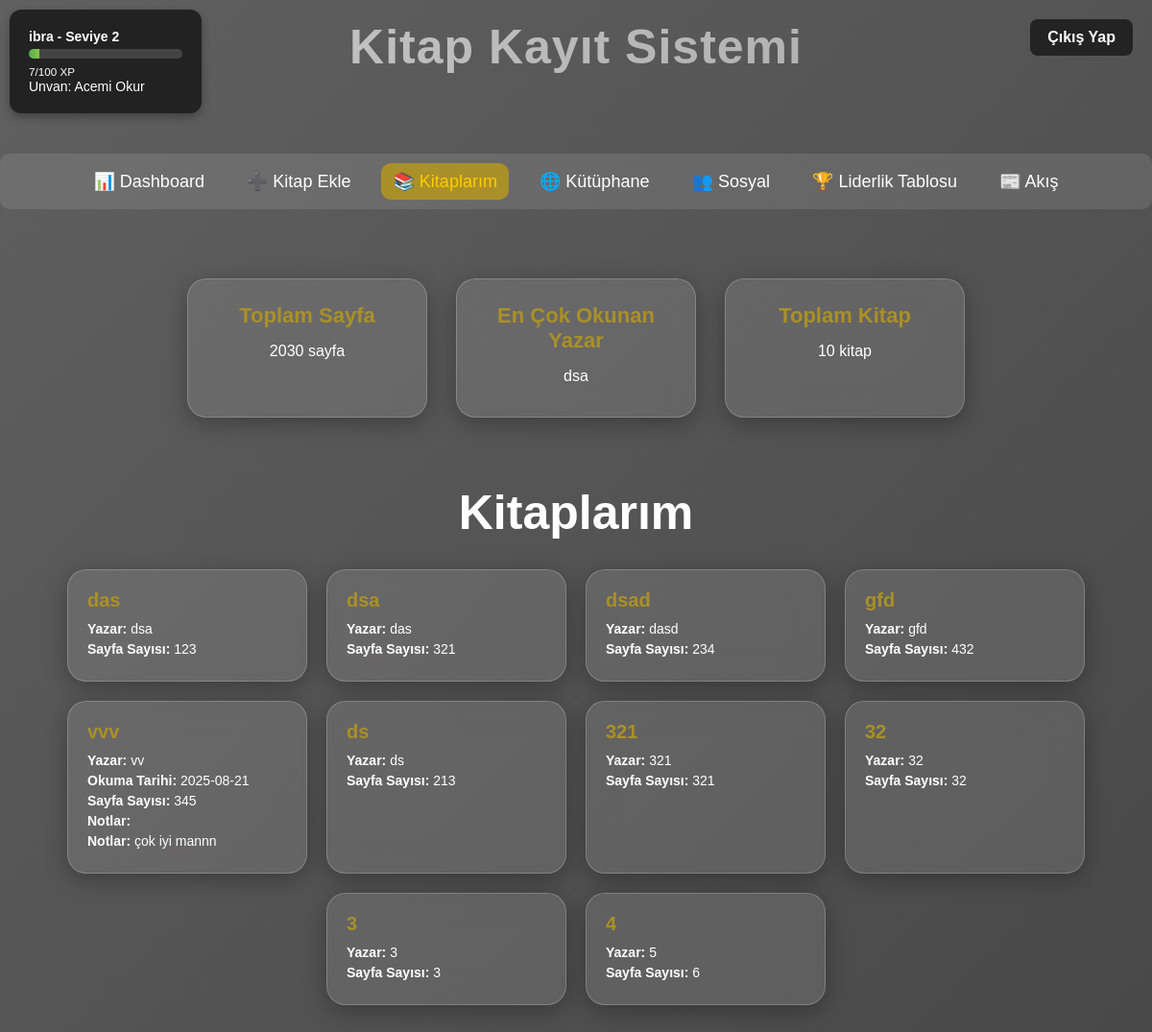
Screenshot of /my_books (signed in) with the database file from the repository.
### tables this page shows
CREATE TABLE users (
            id INTEGER PRIMARY KEY AUTOINCREMENT,
            username TEXT UNIQUE NOT NULL,
            password TEXT NOT NULL,
            email TEXT,
            xp INTEGER DEFAULT 0,
            level INTEGER DEFAULT 1,
            created_at TEXT DEFAULT CURRENT_TIMESTAMP
        );

CREATE TABLE books (
            id INTEGER PRIMARY KEY AUTOINCREMENT,
            user_id INTEGER NOT NULL,
            title TEXT NOT NULL,
            author TEXT NOT NULL,
            read_date TEXT,
            page INTEGER,
            created_at TEXT DEFAULT CURRENT_TIMESTAMP,
            FOREIGN KEY(user_id) REFERENCES users(id) ON DELETE CASCADE
        );

CREATE TABLE notes (
            id INTEGER PRIMARY KEY AUTOINCREMENT,
            book_id INTEGER NOT NULL,
            user_id INTEGER NOT NULL,
            note TEXT,
            created_at TEXT DEFAULT CURRENT_TIMESTAMP,
            FOREIGN KEY(book_id) REFERENCES books(id) ON DELETE CASCADE,
            FOREIGN KEY(user_id) REFERENCES users(id) ON DELETE CASCADE
        );

### app.py (the view)
@app.route("/my_books")
def my_books():
    if "user_id" not in session:
        flash("⚠️ Lütfen giriş yapın!", "error")
        return redirect(url_for("index"))
    user_box = get_user_box_data(session["user_id"])
    user_id = session["user_id"]
    conn = get_connection()
    cursor = conn.cursor()
    cursor.execute("SELECT id, title, author, read_date, page FROM books WHERE user_id=?", (user_id,))
    books_rows = cursor.fetchall()
    books_list = []
    for book in books_rows:
        book_id, title, author, read_date, page = book
        cursor.execute("SELECT note FROM notes WHERE book_id=? AND user_id=?", (book_id, user_id))
        notes = [n[0] for n in cursor.fetchall()]
        notes_text = ' '.join(notes) if notes else ''
        books_list.append({
            "id": book_id,
            "title": title,
            "author": author,
            "read_date": read_date,
            "page": page,
            "notes": notes_text
        })
    total_pages = sum([book["page"] for book in books_list if book["page"]])
    authors = [book["author"] for book in books_list]
    most_read_author = max(set(authors), key=authors.count) if authors else "Yok"
    total_books = len(books_list)
    conn.close()
    return render_template("mybooks.html",
                           user_box=user_box,
                           books=books_list,
                           total_pages=total_pages,
                           most_read_author=most_read_author,
                           total_books=total_books)

### app.py (called while the page is built)
def get_user_box_data(user_id):
    conn = get_connection()
    cursor = conn.cursor()
    cursor.execute("SELECT username, xp, level FROM users WHERE id=?", (user_id,))
    row = cursor.fetchone()
    conn.close()
    if not row:
        return {"username": "Bilinmiyor", "xp": 0, "level": 1, "progress": 0, "user_id": user_id}
    username, xp, level = row
    progress = (xp % 100) / 100 * 100
    return {"username": username, "xp": xp, "level": level, "progress": progress, "user_id": user_id}

### database.py (called while the page is built)
def get_connection():
    return sqlite3.connect(DB_NAME)

### templates/mybooks.html (shortened to what this page needs)
<!DOCTYPE html>
<html lang="tr">
<head>
    <link rel="stylesheet" href="{{ url_for('static', filename='style.css') }}">
</head>
<body>
    <div class="user-box">
    <div class="level-box">
        <p><strong>{{ user_box.username }} - Seviye {{ user_box.level }}</strong></p>
        <div class="progress-bar">
            <div class="progress" id="progressBar"></div>
        </div>
        <small>{{ user_box.xp % 100 }}/100 XP</small>
        {% set titles = ['Acemi Okur', 'Kitap Kurdu', 'Usta Okur', 'Bilge Okur', 'Efsane Okur'] %}
        {% set title_index = ((user_box.level - 1) // 5) %}
        <p>Unvan: {{ titles[title_index if title_index < titles|length else -1] }}</p>
    </div>
</div>
    <a href="/logout" class="logout-btn">Çıkış Yap</a>
    <h1 class="page-title">Kitap Kayıt Sistemi</h1>
    <div class="tabs">
        <a href="/dashboard" class="tab-link">📊 Dashboard</a>
        <a href="/add_book" class="tab-link">➕ Kitap Ekle</a>
        <a href="/my_books" class="tab-link active">📚 Kitaplarım</a>
        <a href="/library" class="tab-link">🌐 Kütüphane</a>
        <a href="/social" class="tab-link">👥 Sosyal</a>
        <a href="/leaderboard" class="tab-link">🏆 Liderlik Tablosu</a>
        <a href="/feed" class="tab-link">📰 Akış</a>
    </div>
     <br><br><br><br>
    <div class="stats-card-wrapper">
        <div class="stats-card">
            <h3>Toplam Sayfa</h3>
            <p>{{ total_pages }} sayfa</p>
        </div>
        <div class="stats-card">
            <h3>En Çok Okunan Yazar</h3>
            <p>{{ most_read_author }}</p>
        </div>
        <div class="stats-card">
            <h3>Toplam Kitap</h3>
            <p>{{ total_books }} kitap</p>
        </div>
    </div>
    <div class="mybooks-wrapper">
        <h2 style="font-size: 50px;">Kitaplarım</h2>
        <div class="books-container">
            {% if books %}
                {% for book in books %}
                    <div class="book-card">
                        <h3>{{ book.title }}</h3>
                        <p><strong>Yazar:</strong> {{ book.author }}</p>
                        {% if book.read_date %}<p><strong>Okuma Tarihi:</strong> {{ book.read_date }}</p>{% endif %}
                        {% if book.page %}<p><strong>Sayfa Sayısı:</strong> {{ book.page }}</p>{% endif %}
                        {% if book.notes %}
    <p><strong>Notlar:</strong></p>
    <ul>
        {% if book.notes %}
    <p><strong>Notlar:</strong> {{ book.notes }}</p>
{% endif %}
    </ul>
{% endif %}
                    </div>
                {% endfor %}
            {% else %}
                <p style="text-align:center;">Henüz kitap eklenmemiş.</p>
            {% endif %}
        </div>
    </div>
</body>
</html>

### static/style.css (style rules this page uses)
* { margin: 0; padding: 0; box-sizing: border-box; font-family: "Poppins", sans-serif; }
body { height: 100%; display: block; background: linear-gradient(-45deg,#191919, #313131, #616060); background-size: 400% 400%; animation: gradientBG 10s ease infinite; padding-top: 160px; }
.page-title { position: absolute; top: 20px; width: 100%; text-align: center; font-size: 50px; font-weight: 800; letter-spacing: 1px; background: linear-gradient(-45deg,#434343, #848484, #cbcbcb); background-size: 400% 400%; -webkit-background-clip: text; -webkit-text-fill-color: transparent; animation: gradientBG 12s ease infinite, titleFade 1.5s ease-in-out; }
.logout-btn { position: absolute; top: 20px; right: 20px; background: #232323; color: white; padding: 14px 24px; border-radius: 8px; text-decoration: none; font-weight: bold; font-size: 16px; display: inline-block; transition: 0.3s; z-index: 9999; }
.tabs { display: flex !important; justify-content: center !important; align-items: center; gap: 20px !important; margin: 0px auto !important; background: rgba(255, 255, 255, 0.1); padding: 10px 20px !important; border-radius: 10px !important; }
.tab-link { color: #fff; text-decoration: none; font-size: 18px; padding: 8px 12px; border-radius: 10px; transition: background 0.3s; }
.tab-link.active, .tab-link:hover { background-color: #aa9028; color: #2B2A2A; }
.tab-link.active { color: #ffcc00; }
.user-box { position: fixed; top: 10px; left: 10px; background: #222; color: #fff; padding: 20px; border-radius: 12px; width: 200px; box-shadow: 0 4px 10px rgba(0,0,0,0.3); z-index: 999; font-size: 14px; }
.progress-bar { background: #444; border-radius: 8px; overflow: hidden; height: 10px; margin: 5px 0; }
.progress { background: linear-gradient(90deg, #4caf50, #8bc34a); height: 10px; }

### templates/mybooks.html (style rules this page uses)
.mybooks-wrapper { max-width: 1200px; margin: 20px auto 20px auto; padding: 30px; color: #fff; }
.mybooks-wrapper h2 { text-align: center; font-size: 28px; margin-bottom: 30px; }
.books-container { display: flex; flex-wrap: wrap; gap: 20px; justify-content: center; }
.book-card { background: rgba(255,255,255,0.1); backdrop-filter: blur(15px); border-radius: 20px; padding: 20px; width: 250px; border: 1px solid rgba(255,255,255,0.2); box-shadow: 0 6px 25px rgba(0,0,0,0.3); transition: transform 0.3s, box-shadow 0.3s; }
.book-card h3 { font-size: 20px; margin-bottom: 10px; color: #aa9028; }
.book-card p { font-size: 14px; margin: 5px 0; }
.logout-btn { position: absolute; top: 20px; right: 20px; background: #232323; color: white; padding: 10px 18px; border-radius: 8px; text-decoration: none; font-weight: bold; transition: 0.3s; }
.stats-card-wrapper { display: flex; justify-content: center; gap: 30px; margin-bottom: 40px; flex-wrap: wrap; }
.stats-card { background: rgba(255,255,255,0.1); color:white; backdrop-filter: blur(15px); border-radius: 20px; padding: 25px 30px; width: 250px; text-align: center; border: 1px solid rgba(255,255,255,0.2); box-shadow: 0 6px 25px rgba(0,0,0,0.3); transition: transform 0.3s, box-shadow 0.3s; }
.stats-card h3 { font-size: 22px; margin-bottom: 15px; color: #aa9028; }
.stats-card p { font-size: 16px; margin: 8px 0; }

### rows the page displays
users: username "ibra", level "2", user_box.xp%100 "7"
books: author "dsa", title "das", page "123"
books: title "dsa", author "das", page "321"
books: title "dsad", author "dasd", page "234"
books: title "gfd", author "gfd", page "432"
books: title "vvv", author "vv", read_date "2025-08-21", page "345"
notes: notes "çok iyi mannn"
books: title "ds", author "ds", page "213"
books: title "321", author "321", page "321"
books: title "32", author "32", page "32"

### other values shown
{{ titles[title_index if title_index < titles|length else -1] }} "Acemi Okur"
{{ total_pages }} "2030"
{{ total_books }} "10"
{{ book.title }} "3" "4"
{{ book.author }} "3" "5"
{{ book.page }} "3" "6"
